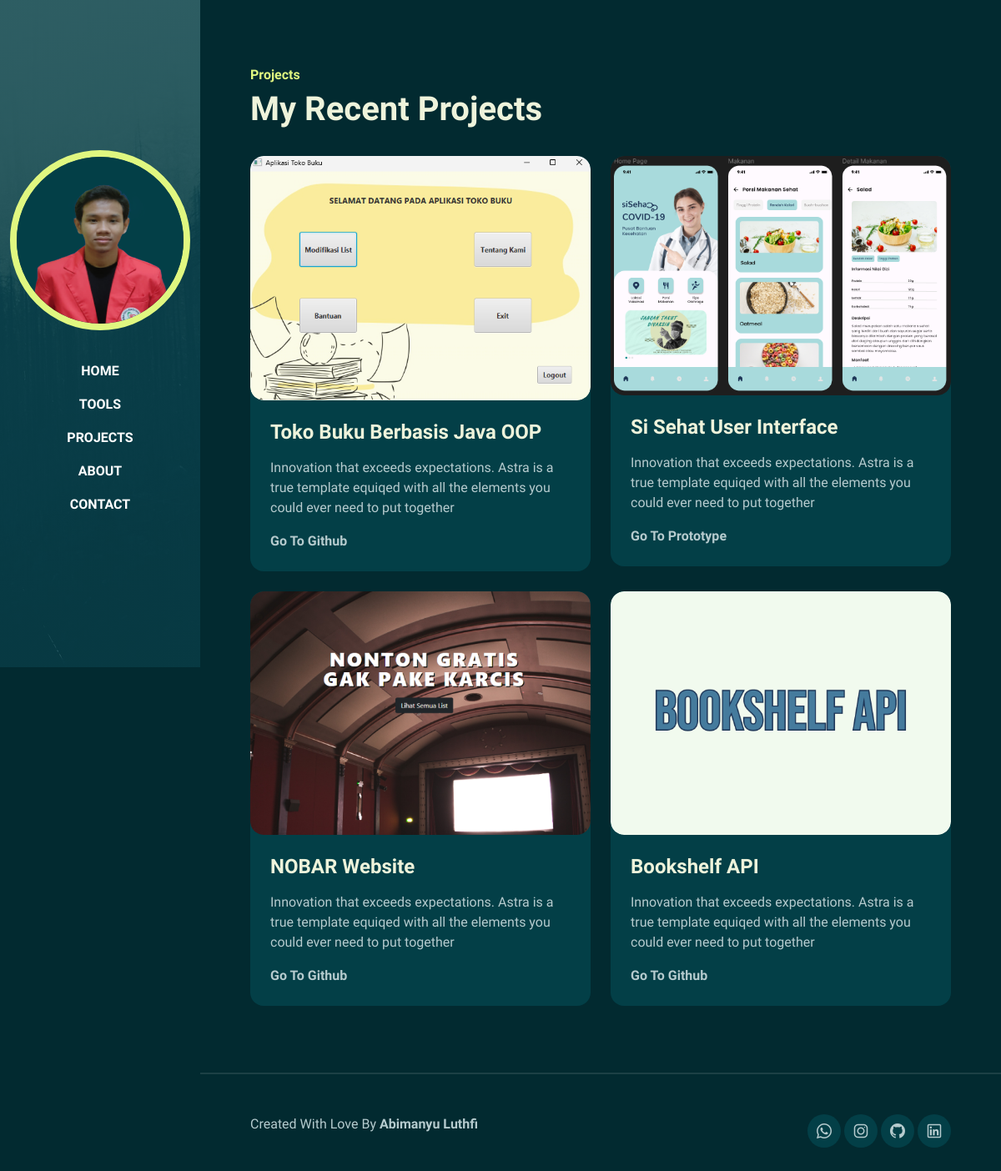
The app's page /admin/projects.php with its own data.
### tables this page shows
CREATE TABLE `mainmenu` (
  `id` int(11) NOT NULL,
  `gambar` varchar(255) NOT NULL
);

CREATE TABLE `project` (
  `id` int(11) NOT NULL,
  `gambar1` varchar(255) NOT NULL,
  `gambar2` varchar(255) NOT NULL,
  `gambar3` varchar(255) NOT NULL,
  `gambar4` varchar(255) NOT NULL,
  `judul1` varchar(50) NOT NULL,
  `judul2` varchar(50) NOT NULL,
  `judul3` varchar(50) NOT NULL,
  `judul4` varchar(50) NOT NULL
);

### admin/koneksidatabase.php (called while the page is built, shortened)
<?php
    function koneksi(){
        $servername = "localhost";
        $username = "root";
        $password = "";
        $dbname = "portofolio";
        $conn = mysqli_connect($servername, $username, $password, $dbname);
        if(!$conn){
            return die("koneksi gagal");
        }
        else {
            return $conn;
        }
    }
?>

### admin/projects.php (the view, shortened to what this page needs)
<!DOCTYPE html>
<html lang="en">
  <head>
  </head>
  <body data-bs-spy="scroll" data-bs-target=".navbar">
  <?php
        require_once "mainmenu.php";
    ?>
    <div id="content-wrapper">
    <section id="project" class="full-height px-lg-5">
      <div class="container">
        <?php
          $querySQL = "SELECT * FROM project";
          $execQuerySQL = mysqli_query(koneksi(),$querySQL);
          if(mysqli_num_rows($execQuerySQL) > 0){
              while($row = mysqli_fetch_assoc($execQuerySQL)){
          ?>
        <div class="row pb-4" data-aos="fade-up">
          <div class="col-lg-8">
            <h6 class="text-brand">Projects</h6>
            <h1>My Recent Projects</h1>
          </div>
        </div>
        <div class="row gy-4">
          <div class="col-md-6" data-aos="fade-up">
            <div class="card-custom rounded-4 bg-base shadow-effect">
                <div class="card-custom-image rounded-4">
                  <img class="rounded-4" src="../assets/images/<?= $row['gambar1'] ?>" alt="project1">
                </div>
                <div class="card-custom-content p-4">
                  <h4><?= $row['judul1'] ?></h4>
                  <p>Innovation that exceeds expectations. Astra is a true template equiqed with all the elements you could ever need to put together</p>
                  <a href="https://github.com/AbimanyuLuthfi/Project_Tokobuku_Java" class="link-custom">Go To Github</a>
                </div>
            </div>
          </div>
          <div class="col-md-6" data-aos="fade-up" data-aos-delay="300">
            <div class="card-custom rounded-4 bg-base shadow-effect">
                <div class="card-custom-image rounded-4">
                    <img class="rounded-4" src="../assets/images/<?= $row['gambar2'] ?>" alt="project2">
                </div>
                <div class="card-custom-content p-4">
                    <h4><?= $row['judul2'] ?></h4>
                    <p>Innovation that exceeds expectations. Astra is a true template equiqed with all the elements you could ever need to put together</p>
                    <a href="https://www.figma.com/proto/wpnjTatrebktlKZdrqm8XC/UI-SISEHAT?node-id=0%3A1&scaling=min-zoom&page-id=0%3A1&starting-point-node-id=2%3A901" class="link-custom">Go To Prototype</a>
                </div>
            </div>
          </div>
          <div class="col-md-6" data-aos="fade-up">
              <div class="card-custom rounded-4 bg-base shadow-effect">
                  <div class="card-custom-image rounded-4">
                      <img class="rounded-4" src="../assets/images/<?= $row['gambar3'] ?>" alt="project3">
                  </div>
                  <div class="card-custom-content p-4">
                      <h4><?= $row['judul3'] ?></h4>
                      <p>Innovation that exceeds expectations. Astra is a true template equiqed with all the elements you could ever need to put together</p>
                      <a href="https://github.com/AbimanyuLuthfi/ArcillaPresent" class="link-custom">Go To Github</a>
                  </div>
              </div>
          </div>
          <div class="col-md-6" data-aos="fade-up" data-aos-delay="300">
              <div class="card-custom rounded-4 bg-base shadow-effect">
                  <div class="card-custom-image rounded-4">
                      <img class="rounded-4" src="../assets/images/<?= $row['gambar4'] ?>" alt="project4">
                  </div>
                  <div class="card-custom-content p-4">
                      <h4><?= $row['judul4'] ?></h4>
                      <p>Innovation that exceeds expectations. Astra is a true template equiqed with all the elements you could ever need to put together</p>
                      <a href="https://github.com/AbimanyuLuthfi/BookShelfAPI" class="link-custom">Go To Github</a>
                  </div>
              </div>
          </div>
          <?php
              }
            }
          ?>
      </div>
      </div>
  </section>
  <footer class="py-5 px-lg-5">
            <div class="container">
                <div class="row gy-4 justify-content-between">
                    <div class="col-auto">
                    <p class="mb-0">Created With Love By <a href="#" class="fw-bold">Abimanyu Luthfi</a></p>
                    </div>
                    <div class="col-auto">
                        <div class="social-icons">
                          <a href="https://wa.me/6282181677382?text=Hi%20I'am%20Abimanyu%20Luthfi%20Rizq%20Ramadhan,%20Junior%20Programmer%20From%20Pembangunan%20Jaya%20University,%20You%20Have%20Any%20Question?%20Let's%20Talk%20To%20Me%20:)"><i class="lab la-whatsapp"></i></a>
                            <a href="https://www.instagram.com/abimanyuluthfi25/"><i class="lab la-instagram"></i></a>
                            <a href="https://github.com/AbimanyuLuthfi"><i class="lab la-github"></i></a>
                            <a href="#"><i class="lab la-linkedin"></i></a>
                        </div>
                    </div>
                </div>
            </div>
        </footer>
    </div>
  </body>
</html>

### admin/mainmenu.php (shortened to what this page needs)
<!DOCTYPE html>
<html lang="en">
<head>
    <link rel="stylesheet" href="../assets/css/bootstrap.min.css">
    <link rel="stylesheet" href="../assets/css/aos.css">
    <link rel="stylesheet" href="../assets/css/line-awesome.min.css">
    <link rel="stylesheet" href="../assets/css/style.css">
</head>
<body>
    <nav class="navbar navbar-expand-lg navbar-dark fixed-top">
        <div class="container flex-lg-column">
            <?php
                include "koneksidatabase.php";
                $querySQL = "SELECT * FROM mainmenu";
                $execQuerySQL = mysqli_query(koneksi(),$querySQL);
                if(mysqli_num_rows($execQuerySQL) > 0){
                    while($row = mysqli_fetch_assoc($execQuerySQL)){
            ?>
            <a class="navbar-brand mx-lg-auto mb-lg-4" href="#">
                <img src="../assets/images/<?= $row['gambar'] ?>" class="d-none d-lg-block rounded-circle" alt="">
            </a>
            <?php
                }
            }
            ?>
            <div class="collapse navbar-collapse" id="navbarNav">
                <ul class="navbar-nav ms-auto flex-lg-column text-lg-center">
                    <li class="nav-item">
                        <a class="nav-link" href="index.php">Home</a>
                    </li>
                    <li class="nav-item">
                        <a class="nav-link" href="tools.php">Tools</a>
                    </li>
                    <li class="nav-item">
                        <a class="nav-link" href="projects.php">Projects</a>
                    </li>
                    <li class="nav-item">
                        <a class="nav-link" href="about.php">About</a>
                    </li>
                    <li class="nav-item">
                        <a class="nav-link" href="contact.php">Contact</a>
                    </li>
                </ul>
            </div>
        </div>
    </nav>
</body>
</html>

### assets/css/style.css (style rules this page uses)
:root { --color-body: #b6cbce; --color-heading: #eef3db; --color-base: #033f47; --color-base2: #022a30; --color-brand: #e0f780; --color-brand2: #deff58; --sidbar-width: 240px; --font-base: "Bai Jamjuree"; }
body { background-color: var(--color-base2); color: var(--color-body); font-family: var(--font-base), sans-serif; }
h1,h2,h3,h4,h5,h6 { color: var(--color-heading); font-weight: 700; }
a { text-decoration: none; color: var(--color-body); transition: all 0.4s ease; }
img { width: 100%; }
.text-brand { color: var(--color-brand); }
.bg-base { background-color: var(--color-base); }
.full-height { min-height: 100vh; height: 100%; display: flex; flex-direction: column; justify-content: center; padding-top: 80px; padding-bottom: 80px; border-bottom: 2px solid rgba(255,255,255, 0.1); }
.shadow-effect { transition: all 0.5s; }
.navbar { background-color: var(--color-base); }
.navbar .nav-link { font-weight: 700; text-transform: uppercase; color: #fff; }
@media (min-width: 992px) { .navbar { min-height: 100vh; width: var(--sidbar-width); background: linear-gradient(rgba(3, 63, 71, 0.8), rgba(3, 63, 71, 0.8)), url(../images/sidebar-img.jpg); background-size: cover; background-position: center; } }
@media (min-width: 992px) { .navbar-brand img { border: 8px solid var(--color-brand); } }
@media (min-width: 992px) { #content-wrapper { padding-left: var(--sidbar-width); } }
.link-custom { font-weight: 700; position: relative; }
.link-custom::after { content: ""; width: 0%; height: 2px; background-color: var(--color-brand); position: absolute; left: 0; top: 110%; transition: all 0.4s; }
.card-custom .card-custom-image { overflow: hidden; }
.card-custom .card-custom-image img { transition: all 0.4s ease; }
.social-icons a { width: 40px; height: 40px; display: inline-flex; align-items: center; justify-content: center; background-color: var(--color-base); border-radius: 100px; font-size: 24px; }

### records on screen
mainmenu: gambar (picture)
project: gambar1 (picture), judul1 "Toko Buku Berbasis Java OOP", gambar2 (picture), judul2 "Si Sehat User Interface", gambar3 (picture), judul3 "NOBAR Website", gambar4 (picture), judul4 "Bookshelf API"
